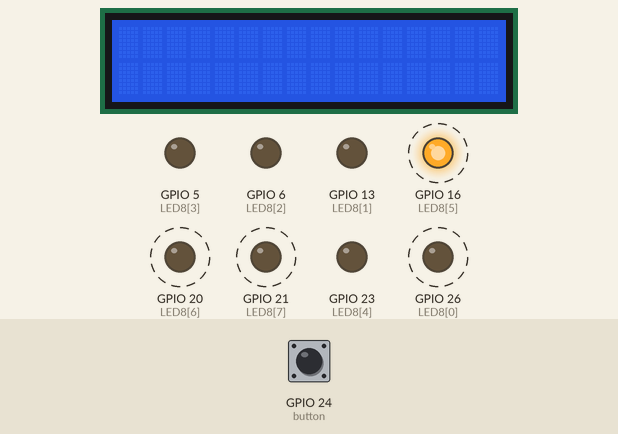
Recording of a program running on a simulated Raspberry Pi (BCM pin numbers). Parts: 16×2 character LCD, output pins drawn as LEDs (lit = HIGH). Dashed ring = blinking. The test bench sets the inputs (shaded band); at power-on: GPIO 24 (button) HIGH. Random numbers come from a fixed seed; threads take turns every 2 ms.

Above: at 1.2 s.
1.3 s: GPIO 24 (button) pulled LOW for 0.15 s
At 1.99 s:
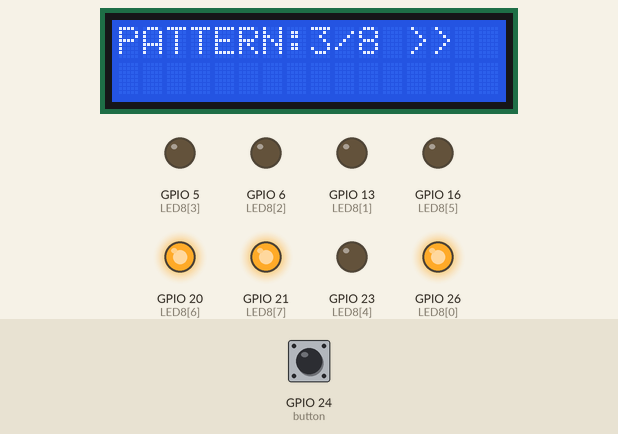
2.0 s: GPIO 24 (button) pulled LOW for 1 s
At 2.48 s:
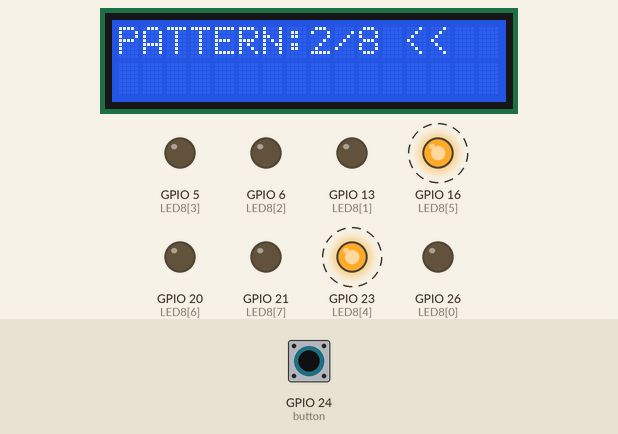
3.6 s: GPIO 24 (button) pulled LOW for 0.15 s
At 3.78 s:
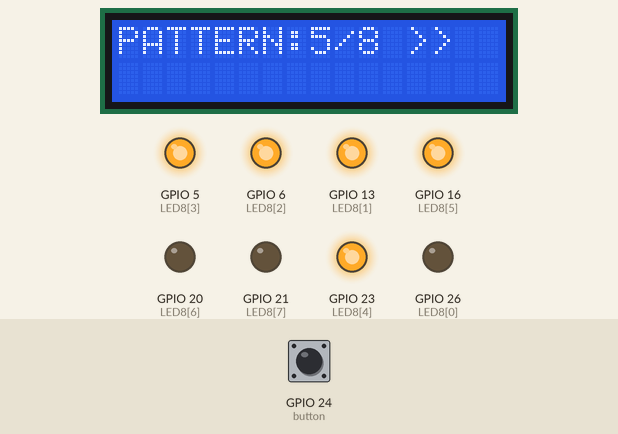
4.3 s: GPIO 24 (button) pulled LOW for 3.2 s
At 4.89 s:
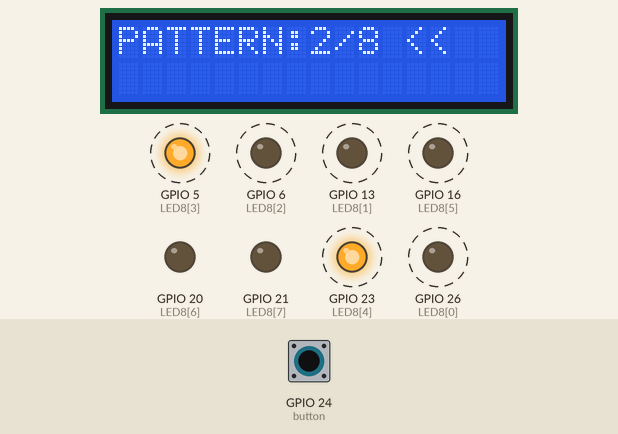
8.1 s: GPIO 24 (button) pulled LOW for 0.15 s
At 8.29 s:
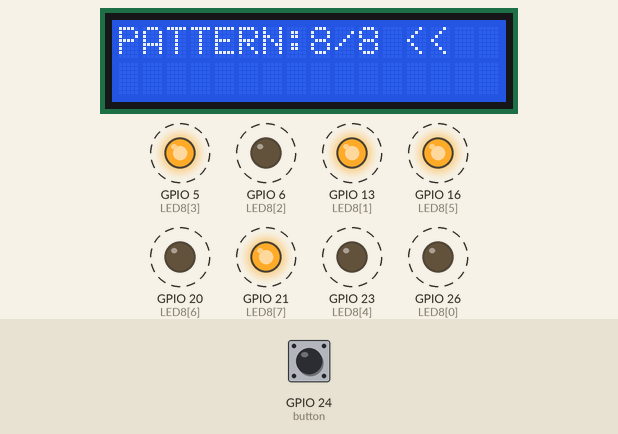
8.8 s: GPIO 24 (button) pulled LOW for 1 s
At 9.89 s:
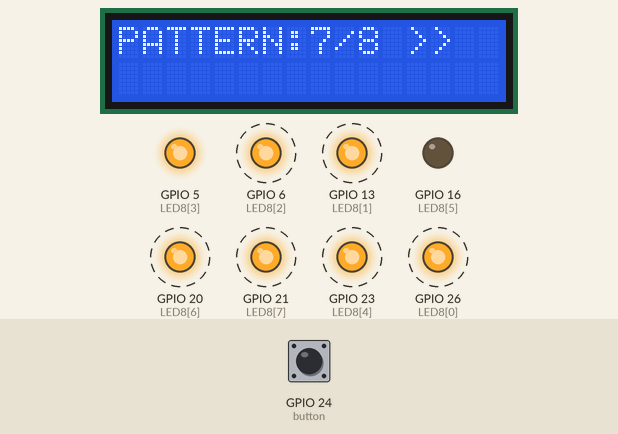
Timing chart, 0 to 11.4 s (numbered marks = the images above; inputs shaded):
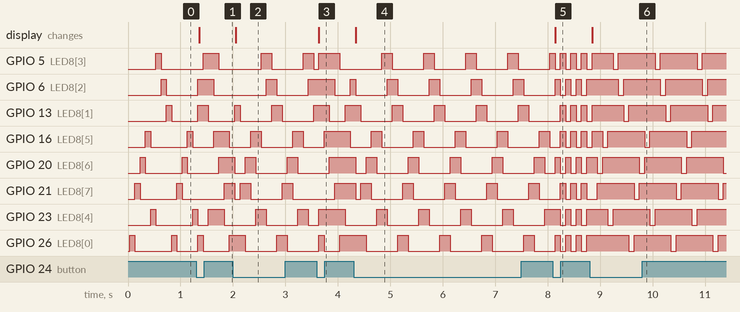

The program:

Project3_part1.py
```python
#!/usr/bin/python3
# Original Author: M. Heidenreich (c)
# Adapted by: Smitkumar Patel, December 2023

from signal import signal, SIGTERM, SIGHUP, pause
from gpiozero import LED, Button
from threading import Thread
from time import sleep
from random import randrange
from rpi_lcd import LCD


LED8 = [
    LED(26), LED(13), LED(6), LED(5),
    LED(23), LED(16), LED(20), LED(21)
      ]
button = Button(24)
lcd = LCD()

WHEN_RUNNING = True
delay = 0.1


def STYLE_CHANGE():
    global START_LED, END_LED, count, message, direction
    START_LED, END_LED = END_LED, START_LED

    while True:
        new_count = randrange(0, len(LED_PATTERN))

        if new_count != count:
            count = new_count
            break

    num = str(count+1)

    if count % 2 != 0:
        direction = " << "
    elif count % 2 == 0:
        direction = " >> "
    message = "PATTERN:" + num + "/8" + direction
    lcd.text(message, 1)


LED_PATTERN = [
            [1, 0, 0, 0, 0, 0, 0, 0],
            [1, 1, 0, 0, 0, 0, 0, 0],
            [1, 1, 1, 0, 0, 0, 0, 0],
            [1, 1, 1, 1, 0, 0, 0, 0],
            [1, 1, 1, 1, 1, 0, 0, 0],
            [1, 1, 1, 1, 1, 1, 0, 0],
            [1, 1, 1, 1, 1, 1, 1, 0],
            [1, 0, 1, 0, 1, 0, 1, 0]
           ]

count = 0
START_LED = 7
END_LED = 0


def patterns():
    while WHEN_RUNNING:
        for id in range(8):
            LED8[id].value = LED_PATTERN[count][id]
        token = LED_PATTERN[count].pop(END_LED)
        LED_PATTERN[count].insert(START_LED, token)
        sleep(delay)


def safe_exit(signum, frame):
    exit(1)


signal(SIGTERM, safe_exit)
signal(SIGHUP, safe_exit)


try:
    button.when_pressed = STYLE_CHANGE
    worker = Thread(target=patterns, daemon=True)
    worker.start()

    pause()

except KeyboardInterrupt:
    pass

finally:
    WHEN_RUNNING = False
    sleep(1.5*delay)

    for id in range(8):
        LED8[id].close()

    lcd.clear()
```

Measured:
- after the input at 1.3 s, the display: changes after 0.05 s (image 1)
- after the input at 2.0 s, the display: changes after 0.05 s (image 2)
- after the input at 3.6 s, the display: changes at once (image 3)
- after the input at 4.3 s, the display: changes at once (image 4)
- after the input at 8.1 s, the display: changes at once (image 5)
- after the input at 8.8 s, the display: changes after 0.05 s (image 6)
- by itself, GPIO 20 (LED8[6]), GPIO 21 (LED8[7]): repeats every 0.80 s: HIGH 0.20 s, LOW 0.60 s
- by itself, GPIO 5 (LED8[3]), GPIO 6 (LED8[2]), GPIO 13 (LED8[1]), GPIO 16 (LED8[5]), GPIO 23 (LED8[4]), GPIO 26 (LED8[0]): alternates HIGH for 0.20 s and LOW for 0.60 s
